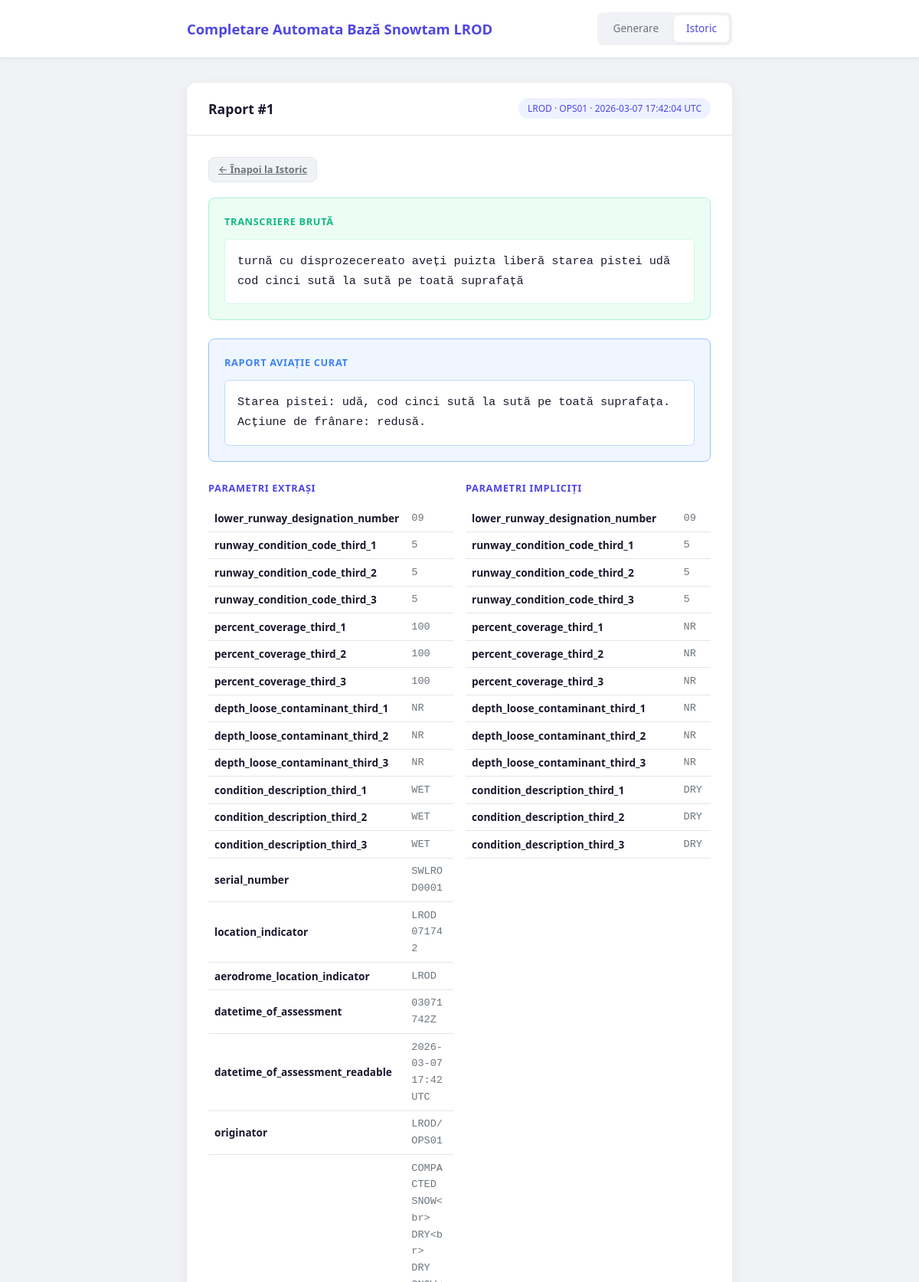
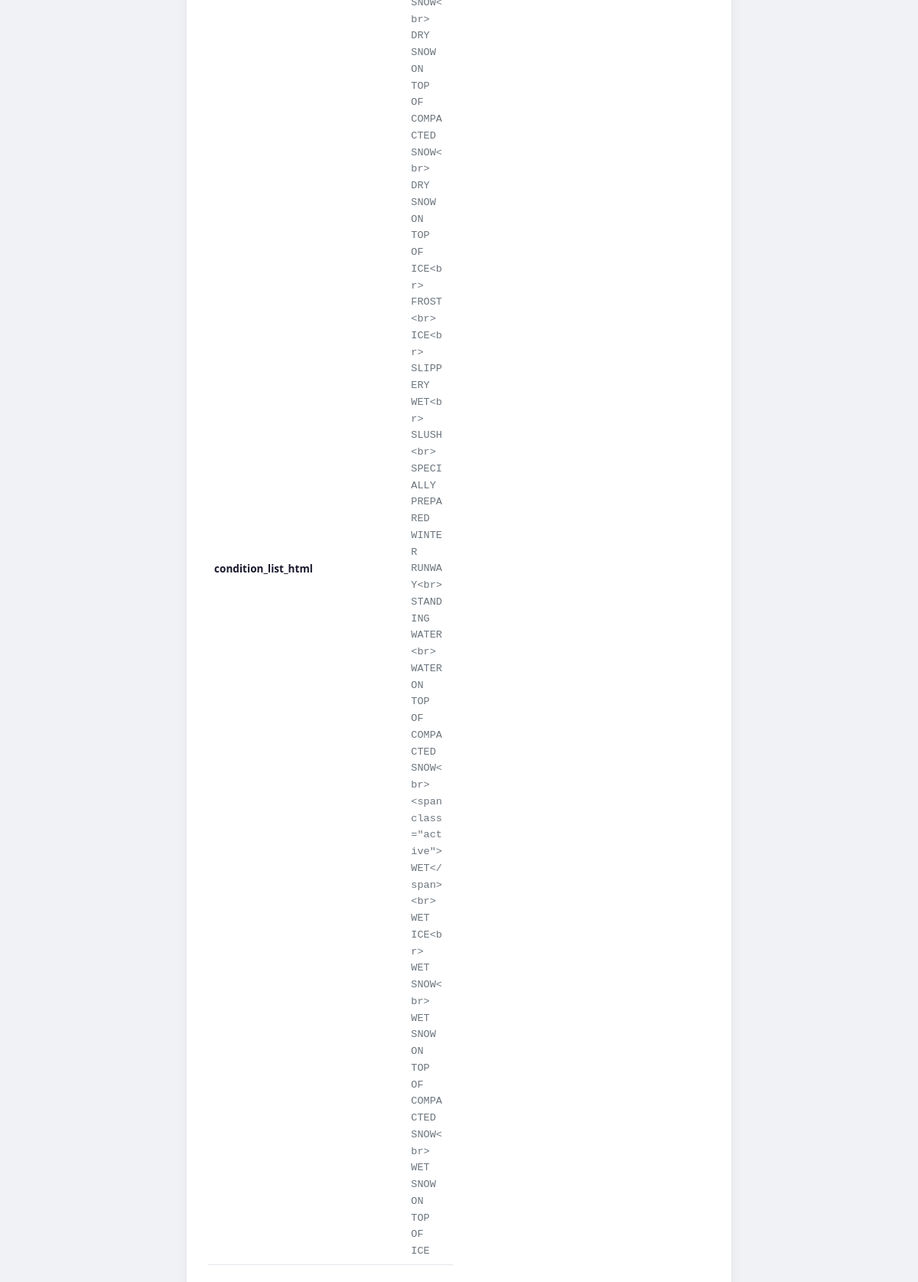
Page /history/1 (upper part) on the committed database (2 pictures, top to bottom).
### tables this page shows
CREATE TABLE generations (
            id INTEGER PRIMARY KEY AUTOINCREMENT,
            created_at TEXT NOT NULL,
            airport_code TEXT NOT NULL,
            operator_code TEXT NOT NULL,
            speech_text TEXT,
            curated_text TEXT,
            default_parameters TEXT NOT NULL,
            extracted_parameters TEXT NOT NULL,
            generated_html TEXT NOT NULL
        );

### app/routers/web.py (the view)
@router.get("/history/{generation_id}", response_class=HTMLResponse)
async def history_detail(request: Request, generation_id: int):
    gen = get_generation(generation_id)
    if gen is None:
        raise HTTPException(status_code=404, detail="Raportul nu a fost găsit")
    return templates.TemplateResponse(
        "history_detail.html", {"request": request, "gen": gen}
    )

### app/templates/history_detail.html (shortened to what this page needs)
{% extends "base.html" %}
{% block content %}
<section class="section active">
    <div class="card">
        <div class="card-header">
            <h2>Raport #{{ gen.id }}</h2>
            <span class="badge">{{ gen.airport_code }} &middot; {{ gen.operator_code }} &middot; {{ gen.created_at[:19].replace('T', ' ') }} UTC</span>
        </div>
        <div class="card-body">
            <a href="/history" class="btn btn-sm">&larr; Înapoi la Istoric</a>
            {% if gen.speech_text %}
            <div class="result" style="margin-top: 1.25rem;">
                <h3>Transcriere Brută</h3>
                <div class="result-text">{{ gen.speech_text }}</div>
            </div>
            {% endif %}
            {% if gen.curated_text %}
            <div class="result result-curated">
                <h3>Raport Aviație Curat</h3>
                <div class="result-text">{{ gen.curated_text }}</div>
            </div>
            {% endif %}
            <div class="detail-params">
                <div class="params-section">
                    <h3>Parametri Extrași</h3>
                    <table class="params-table">
                        {% for key, value in gen.extracted_parameters.items() %}
                        <tr>
                            <td class="param-key">{{ key }}</td>
                            <td class="param-value">{{ value }}</td>
                        </tr>
                        {% endfor %}
                    </table>
                </div>
                <div class="params-section">
                    <h3>Parametri Impliciți</h3>
                    <table class="params-table">
                        {% for key, value in gen.default_parameters.items() %}
                        <tr>
                            <td class="param-key">{{ key }}</td>
                            <td class="param-value">{{ value }}</td>
                        </tr>
                        {% endfor %}
                    </table>
                </div>
            </div>
        </div>
    </div>
</section>
{% endblock %}

### static/css/style.css (style rules this page uses)
*, *::before, *::after { margin: 0; padding: 0; box-sizing: border-box; }
:root { --bg: #f0f2f5; --surface: #ffffff; --border: #e2e5ea; --text: #1a1a2e; --text-muted: #6c757d; --primary: #4f46e5; --primary-hover: #4338ca; --primary-light: #eef2ff; --danger: #ef4444; --danger-bg: #fef2f2; --success: #10b981; --success-bg: #ecfdf5; --radius: 12px; --radius-sm: 8px; --shadow: 0 4px 16px rgba(0, 0, 0, 0.06); --shadow-sm: 0 2px 8px rgba(0, 0, 0, 0.04); --font: 'Segoe UI', system-ui, -apple-system, sans-serif; --mono: 'SF Mono', 'Fira Code', 'Cascadia Code', monospace; --transition: 0.2s ease; }
body { font-family: var(--font); background: var(--bg); color: var(--text); line-height: 1.6; min-height: 100vh; }
.section { display: none; }
.section.active { display: block; animation: fadeIn 0.3s ease; }
.card { background: var(--surface); border-radius: var(--radius); box-shadow: var(--shadow); overflow: hidden; }
.card-header { padding: 1.25rem 1.75rem; border-bottom: 1px solid var(--border); display: flex; align-items: center; justify-content: space-between; }
.card-header h2 { font-size: 1.1rem; font-weight: 600; }
.badge { font-size: 0.75rem; font-weight: 500; color: var(--primary); background: var(--primary-light); padding: 0.25rem 0.75rem; border-radius: 999px; }
.card-body { padding: 1.75rem; }
.btn { display: inline-flex; align-items: center; justify-content: center; padding: 0.6rem 1.25rem; border: none; border-radius: var(--radius-sm); font-size: 0.9rem; font-weight: 600; cursor: pointer; transition: all var(--transition); font-family: var(--font); }
.btn-sm { padding: 0.35rem 0.75rem; font-size: 0.8rem; background: var(--bg); color: var(--text-muted); border: 1px solid var(--border); }
.result { margin-top: 1.5rem; padding: 1.25rem; background: var(--success-bg); border-radius: var(--radius-sm); border: 1px solid #a7f3d0; }
.result h3 { font-size: 0.8rem; text-transform: uppercase; letter-spacing: 0.05em; color: var(--success); margin-bottom: 0.75rem; }
.result-text { font-family: var(--mono); font-size: 0.95rem; line-height: 1.7; white-space: pre-wrap; word-wrap: break-word; color: var(--text); background: var(--surface); padding: 1rem; border-radius: 6px; border: 1px solid #d1fae5; }
.result-curated { background: #eff6ff; border-color: #93c5fd; }
.result-curated h3 { color: #3b82f6; }
.result-curated .result-text { border-color: #bfdbfe; }
.detail-params { display: grid; grid-template-columns: 1fr 1fr; gap: 1rem; margin-top: 1.5rem; }
.params-section h3 { font-size: 0.8rem; text-transform: uppercase; letter-spacing: 0.05em; color: var(--primary); margin-bottom: 0.75rem; }
.params-table { width: 100%; border-collapse: collapse; font-size: 0.85rem; }
.params-table tr { border-bottom: 1px solid var(--border); }
.params-table td { padding: 0.4rem 0.5rem; }
.param-key { font-weight: 600; color: var(--text); white-space: nowrap; }
.param-value { color: var(--text-muted); font-family: var(--mono); word-break: break-word; }

### rows in the picture
generations: id "1", airport_code "LROD", operator_code "OPS01", created_at "2026-03-07 17:42:04", speech_text "turnă cu disprozecereato aveți puizta liberă starea pistei udă cod cinci sută la sută pe toată suprafață", curated_text "Starea pistei: udă, cod cinci sută la sută pe toată suprafața. Acțiune de frânare: redusă."

### other values in the picture
{{ key }} "lower_runway_designation_number" "runway_condition_code_third_1" "runway_condition_code_third_2" "runway_condition_code_third_3" "percent_coverage_third_1" "percent_coverage_third_2" "percent_coverage_third_3" "depth_loose_contaminant_third_1" "depth_loose_contaminant_third_2" "depth_loose_contaminant_third_3" "condition_description_third_1" "condition_description_third_2" "condition_description_third_3" "serial_number" "location_indicator" "aerodrome_location_indicator" "datetime_of_assessment" "datetime_of_assessment_readable" "originator" "condition_list_html"
{{ value }} "09" "5" "5" "5" "100" "100" "100" "NR" "NR" "NR" "WET" "WET" "WET" "SWLROD0001" "LROD 071742" "LROD" "03071742Z" "2026-03-07 17:42 UTC" "LROD/OPS01"
{{ key }} "lower_runway_designation_number" "runway_condition_code_third_1" "runway_condition_code_third_2" "runway_condition_code_third_3" "percent_coverage_third_1" "percent_coverage_third_2" "percent_coverage_third_3" "depth_loose_contaminant_third_1" "depth_loose_contaminant_third_2" "depth_loose_contaminant_third_3" "condition_description_third_1" "condition_description_third_2" "condition_description_third_3"
{{ value }} "09" "5" "5" "5" "NR" "NR" "NR" "NR" "NR" "NR" "DRY" "DRY" "DRY"
